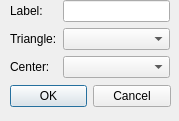
<?xml version="1.0" encoding="UTF-8"?>
<ui version="4.0">
 <class>AddTriangleCenter</class>
 <widget class="QDialog" name="AddTriangleCenter">
  <property name="geometry">
   <rect>
    <x>0</x>
    <y>0</y>
    <width>179</width>
    <height>121</height>
   </rect>
  </property>
  <property name="windowTitle">
   <string>Dialog</string>
  </property>
  <widget class="QDialogButtonBox" name="buttonBox">
   <property name="geometry">
    <rect>
     <x>10</x>
     <y>80</y>
     <width>161</width>
     <height>32</height>
    </rect>
   </property>
   <property name="orientation">
    <enum>Qt::Horizontal</enum>
   </property>
   <property name="standardButtons">
    <set>QDialogButtonBox::Cancel|QDialogButtonBox::Ok</set>
   </property>
  </widget>
  <widget class="QWidget" name="formLayoutWidget">
   <property name="geometry">
    <rect>
     <x>10</x>
     <y>0</y>
     <width>160</width>
     <height>80</height>
    </rect>
   </property>
   <layout class="QFormLayout" name="formLayout">
    <item row="0" column="0">
     <widget class="QLabel" name="labelLabel">
      <property name="text">
       <string>Label:</string>
      </property>
     </widget>
    </item>
    <item row="0" column="1">
     <widget class="QLineEdit" name="labelLineEdit"/>
    </item>
    <item row="1" column="0">
     <widget class="QLabel" name="triangleLabel">
      <property name="text">
       <string>Triangle:</string>
      </property>
     </widget>
    </item>
    <item row="1" column="1">
     <widget class="QComboBox" name="triangleComboBox"/>
    </item>
    <item row="2" column="0">
     <widget class="QLabel" name="centerLabel">
      <property name="text">
       <string>Center:</string>
      </property>
     </widget>
    </item>
    <item row="2" column="1">
     <widget class="QComboBox" name="centerComboBox"/>
    </item>
   </layout>
  </widget>
 </widget>
 <resources/>
 <connections>
  <connection>
   <sender>buttonBox</sender>
   <signal>accepted()</signal>
   <receiver>AddTriangleCenter</receiver>
   <slot>accept()</slot>
   <hints>
    <hint type="sourcelabel">
     <x>248</x>
     <y>254</y>
    </hint>
    <hint type="destinationlabel">
     <x>157</x>
     <y>274</y>
    </hint>
   </hints>
  </connection>
  <connection>
   <sender>buttonBox</sender>
   <signal>rejected()</signal>
   <receiver>AddTriangleCenter</receiver>
   <slot>reject()</slot>
   <hints>
    <hint type="sourcelabel">
     <x>316</x>
     <y>260</y>
    </hint>
    <hint type="destinationlabel">
     <x>286</x>
     <y>274</y>
    </hint>
   </hints>
  </connection>
 </connections>
</ui>
